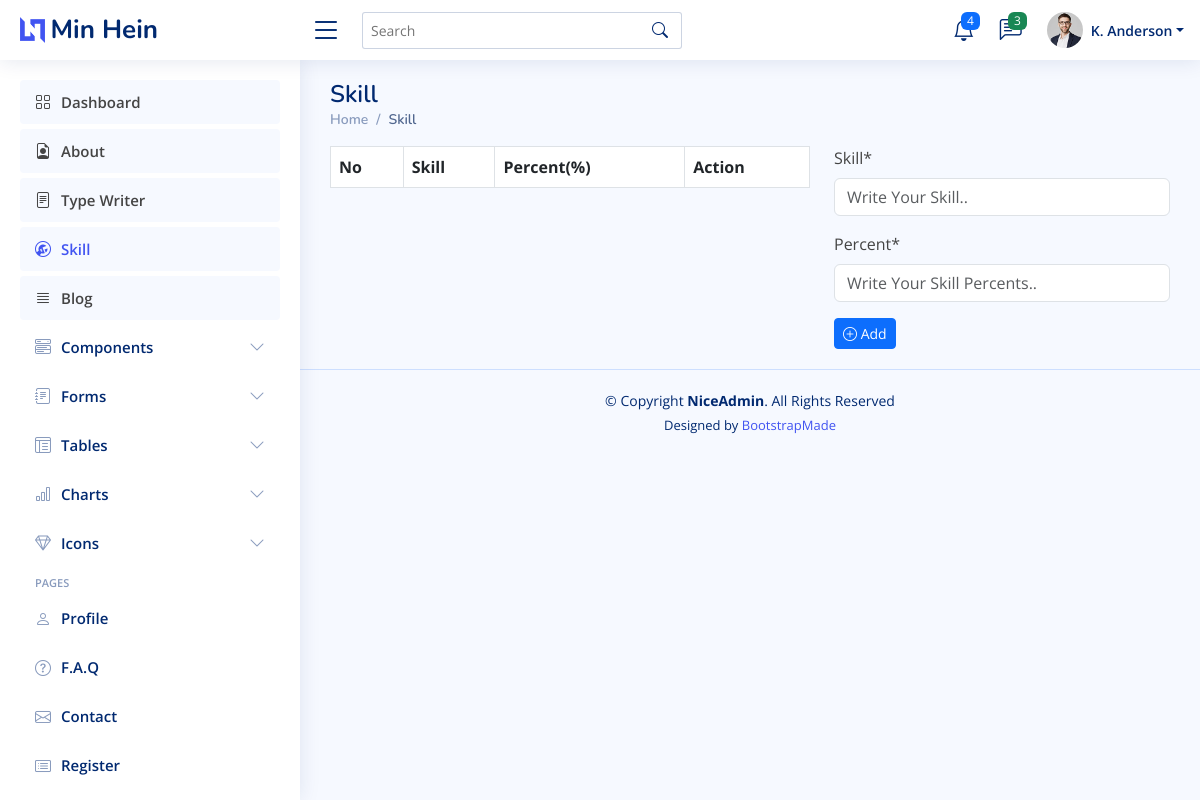
/dashboard/skill/, run on an earlier commit of the app's database.
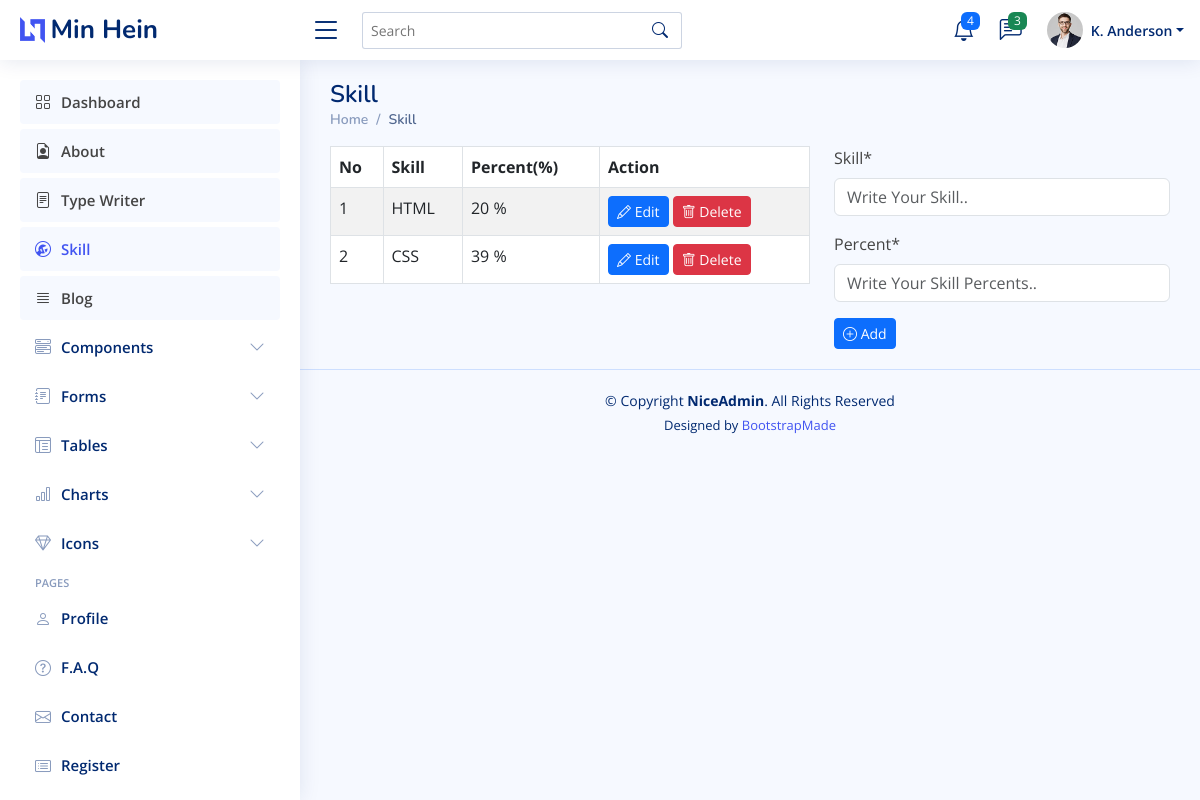
And on a later commit of the database.
### dashboard/models.py (models this page shows, shortened)
class Skill(models.Model):
    skill = models.CharField(max_length=50, null=True)
    percent = models.IntegerField(null=True)
    created_at = models.DateTimeField(auto_now=True)
    updated_at = models.DateTimeField(auto_now_add=True)
    slug = models.SlugField(max_length=255, null=False,blank=True,unique=True,editable=False,)

### dashboard/views.py (the view)
# urls.py: path('skill/', views.skill, name='skill'),
def skill(request):
    page = 'skill'
    skills = Skill.objects.all()
    forms = SkillForm()
    if request.method == "POST":
        form = SkillForm(request.POST)
        if form.is_valid():
            form.save()
            messages.success(request, 'Has been added successfully!')
            return redirect('skill')
    context = {'page':page,'skills':skills, 'forms':forms}
    return render(request, 'dashboard/skill/skill.html', context)

### dashboard/forms.py
class SkillForm(forms.ModelForm):
    class Meta:
        model = Skill
        fields = "__all__"
        widgets = {
            'skill':forms.TextInput(attrs=({'placeholder':'Write Your Skill..'})),
            'percent':forms.NumberInput(attrs=({'placeholder':"Write Your Skill Percents.."})),
        }

### dashboard/templates/dashboard/skill/skill.html (shortened to what this page needs)
{% extends 'dashboard/main.html' %}
{% load crispy_forms_tags %}
{% block content %}
<div class="pagetitle">
    <h1>Skill</h1>
    <nav>
      <ol class="breadcrumb">
        <li class="breadcrumb-item"><a href="{% url 'dashboard' %}">Home</a></li>
        <li class="breadcrumb-item active">Skill</li>
      </ol>
    </nav>
  </div>
  <div class="row">
    <div class="col-md-7">
        <table class="table table-striped table-bordered">
            <thead>
              <tr>
                <th scope="col">No</th>
                <th scope="col">Skill</th>
                <th scope="col">Percent(%)</th>
                <th scope="col">Action</th>
              </tr>
            </thead>
            <tbody>
              {% for skill in skills %}
                <tr>
                    <td>{{ forloop.counter }}</td>
                    <td>{{ skill.skill }}</td>
                    <td>{{ skill.percent }} %</td>
                    <td>
                        <a href="{% url 'skill-edit' skill.slug %}" class="btn btn-primary btn-sm">
                            <i class="bi bi-pencil"></i> Edit
                        </a>
                        <a href="{% url 'skill-delete' skill.slug %}" class="btn btn-danger btn-sm">
                            <i class="bi bi-trash"></i> Delete
                        </a>
                    </td>
                </tr>
              {% endfor %}
            </tbody>
          </table>
    </div>
{% if page == "skill" %}
    <div class="col-md-5">
        <form action="" method="post">
            {{ forms.skill|as_crispy_field }}
            {{ forms.percent|as_crispy_field }}
            <button type="submit" class="btn btn-primary btn-sm">
                <i class="bi bi-plus-circle"></i> Add
            </button>
        </form>
    </div>
{% endif %}
{% endblock content %}

### dashboard/templates/dashboard/main.html (shortened to what this page needs)
<!DOCTYPE html>
<html lang="en">
{% load static %}
<head>
  <link href="{% static 'assets/vendor/bootstrap/css/bootstrap.min.css' %}" rel="stylesheet">
  <link href="{% static 'assets/vendor/bootstrap-icons/bootstrap-icons.css' %}" rel="stylesheet">
  <link href="{% static 'assets/vendor/boxicons/css/boxicons.min.css' %}" rel="stylesheet">
  <link href="{% static 'assets/vendor/quill/quill.snow.css' %}" rel="stylesheet">
  <link href="{% static 'assets/vendor/quill/quill.bubble.css' %}" rel="stylesheet">
  <link href="{% static 'assets/vendor/remixicon/remixicon.css' %}" rel="stylesheet">
  <link href="{% static 'assets/vendor/simple-datatables/style.css' %}" rel="stylesheet">
  <link href="{% static 'assets/css/style.css' %}" rel="stylesheet">
</head>
<body>
  <header id="header" class="header fixed-top d-flex align-items-center">
    <div class="d-flex align-items-center justify-content-between">
      <a href="{% url 'dashboard' %}" class="logo d-flex align-items-center">
        <img src="assets/img/logo.png" alt="">
        <span class="d-none d-lg-block">Min Hein</span>
      </a>
      <i class="bi bi-list toggle-sidebar-btn"></i>
    </div>
    <div class="search-bar">
      <form class="search-form d-flex align-items-center" method="POST" action="#">
        <input type="text" name="query" placeholder="Search" title="Enter search keyword">
        <button type="submit" title="Search"><i class="bi bi-search"></i></button>
      </form>
    </div>
    <nav class="header-nav ms-auto">
      <ul class="d-flex align-items-center">
        <li class="nav-item dropdown">
          <a class="nav-link nav-icon" href="#" data-bs-toggle="dropdown">
            <i class="bi bi-bell"></i>
            <span class="badge bg-primary badge-number">4</span>
          </a>
        </li>
        <li class="nav-item dropdown">
          <a class="nav-link nav-icon" href="#" data-bs-toggle="dropdown">
            <i class="bi bi-chat-left-text"></i>
            <span class="badge bg-success badge-number">3</span>
          </a>
        </li>
        <li class="nav-item dropdown pe-3">
          <a class="nav-link nav-profile d-flex align-items-center pe-0" href="#" data-bs-toggle="dropdown">
            <img src="assets/img/profile-img.jpg" alt="Profile" class="rounded-circle">
            <span class="d-none d-md-block dropdown-toggle ps-2">K. Anderson</span>
          </a>
        </li>
      </ul>
    </nav>
  </header>
  <aside id="sidebar" class="sidebar">
    <ul class="sidebar-nav" id="sidebar-nav">
      {% url 'dashboard' as url %}
      <li class="nav-item {% if request.path == url %}active{% endif %}">
        <a class="nav-link" href="{% url 'dashboard' %}">
          <i class="bi bi-grid"></i>
          <span>Dashboard</span>
        </a>
      </li>
      {% url 'about' as url %}
      <li class="nav-item {% if request.path == url %}active{% endif %}">
        <a class="nav-link" href="{% url 'about' %}">
          <i class="bi bi-file-earmark-person"></i>
          <span>About</span>
        </a>
      </li>
      {% url 'type-writer' as url %}
      <li class="nav-item {% if request.path == url %}active{% endif %}">
        <a class="nav-link" href="{% url 'type-writer' %}">
          <i class="bi bi-file-text"></i>
          <span>Type Writer</span>
        </a>
      </li>
      {% url 'skill' as url %}
      <li class="nav-item {% if request.path == url %}active{% endif %}">
        <a class="nav-link" href="{% url 'skill' %}">
          <i class="bi bi-wrench-adjustable-circle"></i>
          <span>Skill</span>
        </a>
      </li>
      {% url 'blog' as url %}
      <li class="nav-item {% if request.path == url %}active{% endif %}">
        <a class="nav-link" href="{% url 'blog' %}">
          <i class="bi bi-justify"></i>
          <span>Blog</span>
        </a>
      </li>
      <li class="nav-item">
        <a class="nav-link collapsed" data-bs-target="#components-nav" data-bs-toggle="collapse" href="#">
          <i class="bi bi-menu-button-wide"></i><span>Components</span><i class="bi bi-chevron-down ms-auto"></i>
        </a>
      </li>
      <li class="nav-item">
        <a class="nav-link collapsed" data-bs-target="#forms-nav" data-bs-toggle="collapse" href="#">
          <i class="bi bi-journal-text"></i><span>Forms</span><i class="bi bi-chevron-down ms-auto"></i>
        </a>
      </li>
      <li class="nav-item">
        <a class="nav-link collapsed" data-bs-target="#tables-nav" data-bs-toggle="collapse" href="#">
          <i class="bi bi-layout-text-window-reverse"></i><span>Tables</span><i class="bi bi-chevron-down ms-auto"></i>
        </a>
      </li>
      <li class="nav-item">
        <a class="nav-link collapsed" data-bs-target="#charts-nav" data-bs-toggle="collapse" href="#">
          <i class="bi bi-bar-chart"></i><span>Charts</span><i class="bi bi-chevron-down ms-auto"></i>
        </a>
      </li>
      <li class="nav-item">
        <a class="nav-link collapsed" data-bs-target="#icons-nav" data-bs-toggle="collapse" href="#">
          <i class="bi bi-gem"></i><span>Icons</span><i class="bi bi-chevron-down ms-auto"></i>
        </a>
      </li>
      <li class="nav-heading">Pages</li>
      <li class="nav-item">
        <a class="nav-link collapsed" href="users-profile.html">
          <i class="bi bi-person"></i>
          <span>Profile</span>
        </a>
      </li>
      <li class="nav-item">
        <a class="nav-link collapsed" href="pages-faq.html">
          <i class="bi bi-question-circle"></i>
          <span>F.A.Q</span>
        </a>
      </li>
      <li class="nav-item">
        <a class="nav-link collapsed" href="pages-contact.html">
          <i class="bi bi-envelope"></i>
          <span>Contact</span>
        </a>
      </li>
      <li class="nav-item">
        <a class="nav-link collapsed" href="pages-register.html">
          <i class="bi bi-card-list"></i>
          <span>Register</span>
        </a>
      </li>
      <li class="nav-item">
        <a class="nav-link collapsed" href="pages-login.html">
        </a>
      </li>
    </ul>
  </aside>
  <main id="main" class="main">
    {% block content %}
    {% endblock %}
  </main>
  <footer id="footer" class="footer">
    <div class="copyright">
      &copy; Copyright <strong><span>NiceAdmin</span></strong>. All Rights Reserved
    </div>
    <div class="credits">
      Designed by <a href="https://bootstrapmade.com/">BootstrapMade</a>
    </div>
  </footer>
</body>
</html>

### static/assets/css/style.css (style rules this page uses)
:root { scroll-behavior: smooth; }
body { font-family: "Open Sans", sans-serif; background: #f6f9ff; color: #444444; }
a { color: #4154f1; text-decoration: none; }
h1, h2, h3, h4, h5, h6 { font-family: "Nunito", sans-serif; }
#main { margin-top: 60px; padding: 20px 30px; transition: all 0.3s; }
.pagetitle { margin-bottom: 10px; }
.pagetitle h1 { font-size: 24px; margin-bottom: 0; font-weight: 600; color: #012970; }
.breadcrumb { font-size: 14px; font-family: "Nunito", sans-serif; color: #899bbd; font-weight: 600; }
.breadcrumb a { color: #899bbd; transition: 0.3s; }
.breadcrumb .breadcrumb-item::before { color: #899bbd; }
.breadcrumb .active { color: #51678f; font-weight: 600; }
.logo { line-height: 1; }
@media (min-width: 1200px) { .logo { width: 280px; } }
.logo img { max-height: 26px; margin-right: 6px; }
.logo span { font-size: 26px; font-weight: 700; color: #012970; font-family: "Nunito", sans-serif; }
.header { transition: all 0.5s; z-index: 997; height: 60px; box-shadow: 0px 2px 20px rgba(1, 41, 112, 0.1); background-color: #fff; padding-left: 20px; }
.header .toggle-sidebar-btn { font-size: 32px; padding-left: 10px; cursor: pointer; color: #012970; }
.header .search-bar { min-width: 360px; padding: 0 20px; }
.header .search-form { width: 100%; }
.header .search-form input { border: 0; font-size: 14px; color: #012970; border: 1px solid rgba(1, 41, 112, 0.2); padding: 7px 38px 7px 8px; border-radius: 3px; transition: 0.3s; width: 100%; }
.header .search-form button { border: 0; padding: 0; margin-left: -30px; background: none; }
.header .search-form button i { color: #012970; }
.header-nav ul { list-style: none; }
.header-nav>ul { margin: 0; padding: 0; }
.header-nav .nav-icon { font-size: 22px; color: #012970; margin-right: 25px; position: relative; }
.header-nav .nav-profile { color: #012970; }
.header-nav .nav-profile img { max-height: 36px; }
.header-nav .nav-profile span { font-size: 14px; font-weight: 600; }
.header-nav .badge-number { position: absolute; inset: -2px -5px auto auto; font-weight: normal; font-size: 12px; padding: 3px 6px; }
.sidebar { position: fixed; top: 60px; left: 0; bottom: 0; width: 300px; z-index: 996; transition: all 0.3s; padding: 20px; overflow-y: auto; scrollbar-width: thin; scrollbar-color: #aab7cf transparent; box-shadow: 0px 0px 20px rgba(1, 41, 112, 0.1); background-color: #fff; }
@media (min-width: 1200px) { #main, #footer { margin-left: 300px; } }
.sidebar-nav { padding: 0; margin: 0; list-style: none; }
.sidebar-nav li { padding: 0; margin: 0; list-style: none; }
.sidebar-nav .nav-item { margin-bottom: 5px; }
.sidebar-nav .nav-item.active { color: #4154f1; }
.sidebar-nav .nav-heading { font-size: 11px; text-transform: uppercase; color: #899bbd; font-weight: 600; margin: 10px 0 5px 15px; }
.sidebar-nav .nav-link { display: flex; align-items: center; font-size: 15px; font-weight: 600; transition: 0.3; background: #f6f9ff; padding: 10px 15px; border-radius: 4px; }
.sidebar-nav .nav-link i { font-size: 16px; margin-right: 10px; }
.sidebar-nav .nav-link.collapsed { color: #012970; background: #fff; }
.sidebar-nav .nav-link.collapsed i { color: #899bbd; }
.sidebar-nav .nav-link .bi-chevron-down { margin-right: 0; transition: transform 0.2s ease-in-out; }
.footer { padding: 20px 0; font-size: 14px; transition: all 0.3s; border-top: 1px solid #cddfff; }
.footer .copyright { text-align: center; color: #012970; }
.footer .credits { padding-top: 5px; text-align: center; font-size: 13px; color: #012970; }

What changed in the data, as far as the page shows it:
added Skill: skill "HTML", percent "20"
added Skill: skill "CSS", percent "39"
